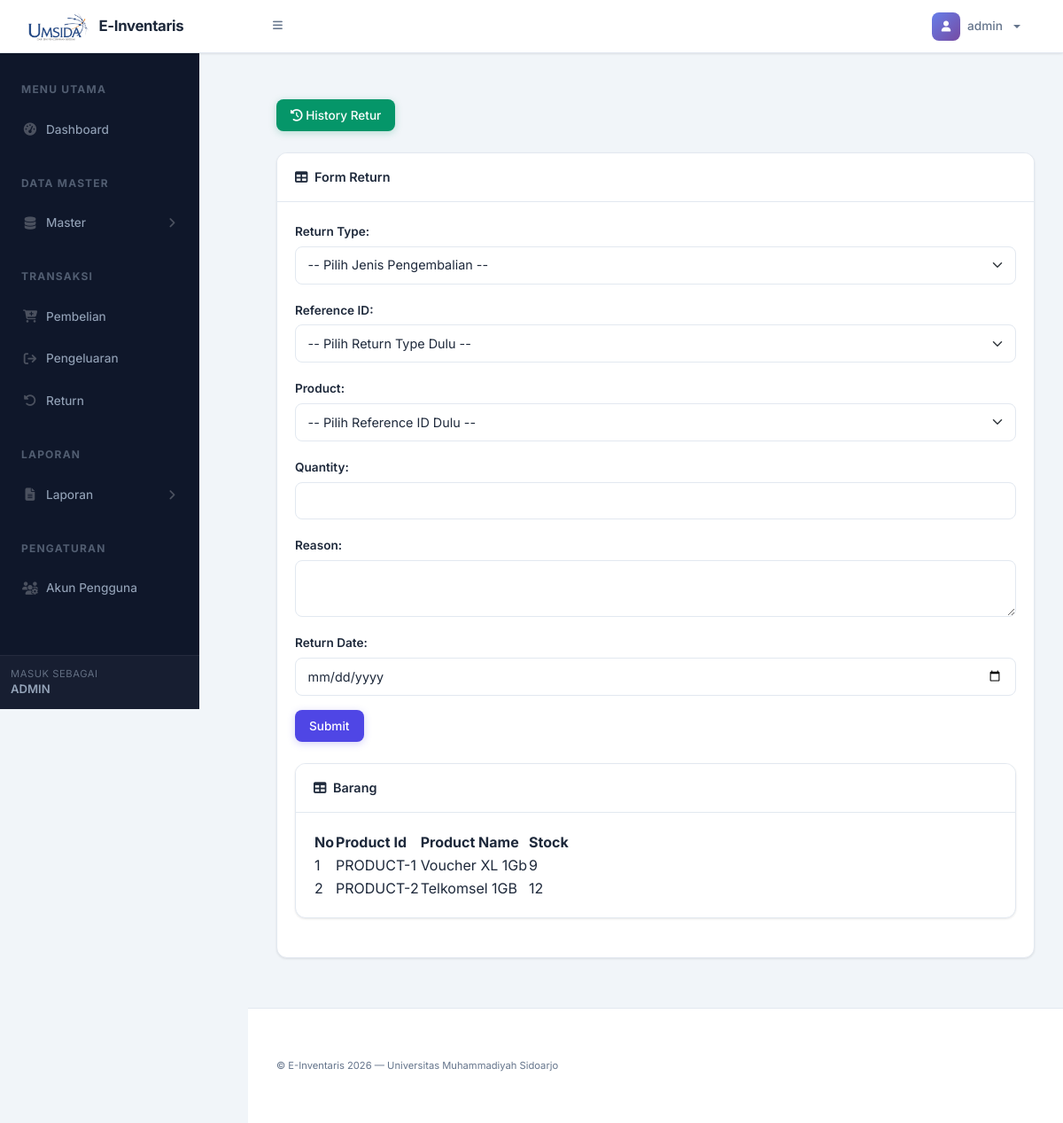
Screenshot of /page/return.php (signed in) with the database file from the repository.
### tables this page shows
CREATE TABLE `products` (
  `id` int NOT NULL,
  `category_id` int NOT NULL,
  `name` varchar(100) NOT NULL,
  `stock` int NOT NULL DEFAULT '0',
  `price` decimal(10,0) NOT NULL,
  `created_at` timestamp NULL DEFAULT CURRENT_TIMESTAMP,
  `updated_at` timestamp NULL DEFAULT CURRENT_TIMESTAMP ON UPDATE CURRENT_TIMESTAMP
);

### conf/function.php (called while the page is built, shortened)
<?php
require "config.php";
function getMasterBarang() {
    global $conn;
    $query = "SELECT * FROM products";
    $result = mysqli_query($conn, $query);
    $data = [];
    while ($row = mysqli_fetch_assoc($result)) {
        $data[] = $row;
    }
    return $data;
}
?>

### page/return.php (the view, shortened to what this page needs)
<?php
include "src/header.php";
?>
<main>
    <div class="container-fluid px-4">
        <button type="button" class="btn btn-success mt-4 mb-4" data-bs-toggle="modal" data-bs-target="#history">
            <i class="fas fa-clock-rotate-left"></i>
            History Retur
        </button>
        <div class="card mb-4">
            <div class="card-header">
                <i class="fas fa-table me-1"></i>
                Form Return
            </div>
            <div class="card-body">
            <form action="" method="POST">
            <div class="mb-3">
                <label for="return_type" class="form-label">Return Type:</label>
                <select id="return_type" name="return_type" class="form-select" required>
                    <option value="">-- Pilih Jenis Pengembalian --</option>
                </select>
            </div>
            <div class="mb-3">
                <label for="type_id" class="form-label">Reference ID:</label>
                <select id="type_id" name="type_id" class="form-select" required>
                    <option value="">-- Pilih Return Type Dulu --</option>
                </select>
            </div>
            <div class="mb-3">
                <label for="product_id" class="form-label">Product:</label>
                <select id="product_id" name="product_id" class="form-select" required>
                    <option value="">-- Pilih Reference ID Dulu --</option>
                </select>
            </div>
            <div class="mb-3">
                <label for="quantity" class="form-label">Quantity:</label>
                <input type="number" id="quantity" name="quantity" class="form-control" required>
            </div>
            <div class="mb-3">
                <label for="reason" class="form-label">Reason:</label>
                <textarea id="reason" name="reason" class="form-control" required></textarea>
            </div>
            <div class="mb-3">
                <label for="return_date" class="form-label">Return Date:</label>
                <input type="date" id="return_date" name="return_date" class="form-control" required>
            </div>
            <button type="submit" name="posting" class="btn btn-primary">Submit</button>
        </form>
                <div class="card mb-4 mt-4">
                    <div class="card-header">
                        <i class="fas fa-table me-1"></i>
                        Barang
                    </div>
                    <div class="card-body">
                        <table id="datatablesSimple">
                            <thead>
                                <tr>
                                <th>No</th>
                                    <th>Product Id</th>
                                    <th>Product Name</th>
                                    <th>Stock</th>
                                </tr>
                            </thead>
                            <tbody>
                            <?php
                                $barang = getMasterBarang();
                                $no = 1;
                                foreach ($barang as $item) {
                                    echo "<tr>
                                            <td>{$no}</td>
                                            <td>PRODUCT-{$item['id']}</td>
                                            <td>{$item['name']}</td>
                                            <td>{$item['stock']}</td>
                                        </tr>";
                                $no++;
                                }
                            ?>
                            </tbody>
                        </table>
                    </div>
                </div>
            </div>
        </div>
    </div>
</main>
<?php
include "src/footer.php";
?>

### page/css/custom-override.css (style rules this page uses)
:root { --ei-primary: #4f46e5; --ei-primary-light: #818cf8; --ei-primary-dark: #3730a3; --ei-accent: #06b6d4; --ei-bg: #f1f5f9; --ei-sidebar: #0f172a; --ei-sidebar-hover: rgba(255, 255, 255, 0.06); --ei-sidebar-active: rgba(99, 102, 241, 0.15); --ei-topbar: #ffffff; --ei-card: #ffffff; --ei-text: #1e293b; --ei-text-muted: #64748b; --ei-border: #e2e8f0; --ei-gradient: linear-gradient(135deg, #667eea 0%, #764ba2 100%); --ei-shadow: 0 1px 3px rgba(0, 0, 0, 0.06), 0 1px 2px rgba(0, 0, 0, 0.04); --ei-shadow-md: 0 4px 6px rgba(0, 0, 0, 0.05), 0 2px 4px rgba(0, 0, 0, 0.03); --ei-shadow-lg: 0 10px 25px rgba(0, 0, 0, 0.08); --ei-radius: 12px; --ei-radius-sm: 8px; --ei-transition: all 0.25s ease; }
body { font-family: 'Inter', -apple-system, sans-serif !important; background-color: var(--ei-bg) !important; color: var(--ei-text); }
#layoutSidenav_content main { padding: 0 !important; }
.container-fluid.px-4 { padding: 2rem !important; }
.card { background: var(--ei-card); border: 1px solid var(--ei-border); border-radius: var(--ei-radius) !important; box-shadow: var(--ei-shadow); transition: var(--ei-transition); overflow: hidden; }
.card-header { background: var(--ei-card) !important; border-bottom: 1px solid var(--ei-border); font-weight: 600; font-size: 0.9rem; color: var(--ei-text); padding: 1rem 1.25rem; }
.card-body { padding: 1.25rem; }
.btn { font-family: 'Inter', sans-serif; font-weight: 500; border-radius: var(--ei-radius-sm); font-size: 0.85rem; padding: 0.5rem 1rem; transition: var(--ei-transition); border: none; }
.btn-primary { background: var(--ei-primary) !important; border-color: var(--ei-primary) !important; box-shadow: 0 2px 8px rgba(79, 70, 229, 0.25); }
.btn-success { background: #059669 !important; border-color: #059669 !important; box-shadow: 0 2px 8px rgba(5, 150, 105, 0.25); }
.form-control, .form-select { border: 1px solid var(--ei-border); border-radius: var(--ei-radius-sm); padding: 0.6rem 0.85rem; font-size: 0.9rem; font-family: 'Inter', sans-serif; transition: var(--ei-transition); color: var(--ei-text); background-color: #fff; }
.form-label { font-size: 0.85rem; font-weight: 600; color: var(--ei-text); margin-bottom: 0.4rem; }
main { animation: pageEnter 0.4s ease-out; }

### rows the page displays
products: id "1", name "Voucher XL 1Gb", stock "9"
products: id "2", name "Telkomsel 1GB", stock "12"

### other values shown
$_SESSION['username'] "admin"
$_SESSION['username'] "ADMIN"
